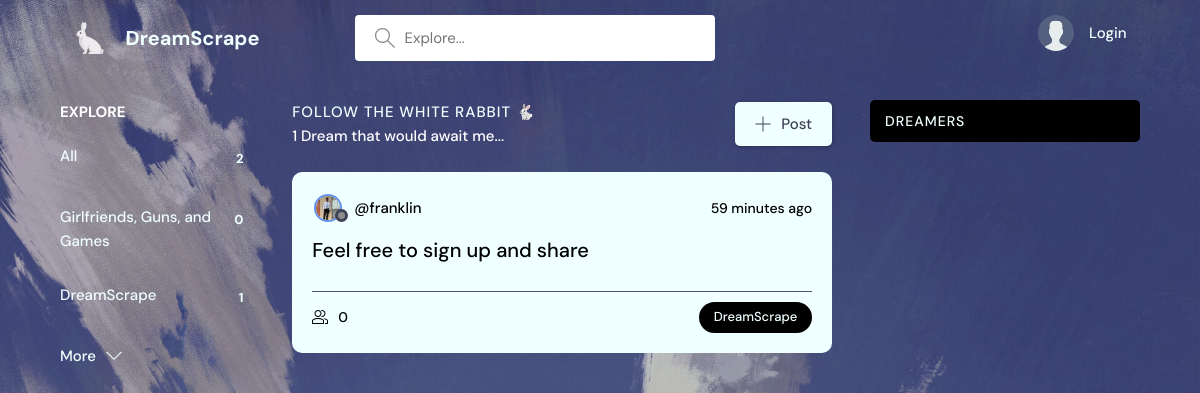
The page / on the database its author committed.
### dreams/models.py (models this page shows, shortened)
class Topic(models.Model):
    name = models.CharField(max_length = 200)

class Room(models.Model):
    host = models.ForeignKey(User, on_delete = models.SET_NULL, null = True)
    topic = models.ForeignKey(Topic, on_delete = models.SET_NULL, null = True)
    name = models.CharField(max_length = 200)
    description = models.TextField(null = True, blank = True)
    participants = models.ManyToManyField(User, related_name = 'partcipants', blank = True)
    updated = models.DateTimeField(auto_now = True)
    created = models.DateTimeField(auto_now_add = True)
    class Meta:
        ordering = ['-updated', '-created']

class User(AbstractUser):
        name = models.CharField(max_length = 200, null = True)
        email = models.EmailField(unique = True, null = True)
        bio = models.TextField(null = True)
        avatar = models.ImageField(null = True, default = "avatar.svg")
        USERNAME_FIELD = 'email'
        REQUIRED_FIELDS = []

### dreams/views.py (the view)
# urls.py: 2. Add a URL to urlpatterns:  path('', views.home, name='home')
def home(request):
    q = request.GET.get('q') if request.GET.get('q') != None else ''
    rooms = Room.objects.filter(
        Q(topic__name__icontains = q) |
        Q(name__icontains = q) |
        Q(description__icontains = q)
    )
    topics = Topic.objects.all()[:5]
    room_count = rooms.count()
    room_messages = Message.objects.filter(Q(room__name__icontains = q))
    context = {'rooms': rooms, 'topics': topics, 'room_count': room_count, 'room_messages': room_messages}
    return render(request, 'dreams/home.html', context)

### dreams/templates/dreams/home.html (shortened to what this page needs)
{% extends 'dreams/main.html' %}
{% load static %}
{% block content %}
    <main class="layout layout--3">
      <div class="container">
	{% include 'dreams/topics_component.html' %}
        <div class="roomList">
          <div class="roomList__header">
            <div>
              <h2>Follow the white rabbit 🐇</h2>
	      {% if room_count == 1 %}
	      <p style='color: white;'>{{ rooms.count }} Dream that would await me...</p>
	      {% else %}
	      <p style='color: white;'>{{ rooms.count }} Dreams that would await me...</p>
	      {% endif %}
            </div>
	    <a class="btn btn--main" href="{% url 'dreams:create-room' %}">
              <svg version="1.1" xmlns="http://www.w3.org/2000/svg" width="32" height="32" viewBox="0 0 32 32">
                <title>add</title>
                <path
                  d="M16.943 0.943h-1.885v14.115h-14.115v1.885h14.115v14.115h1.885v-14.115h14.115v-1.885h-14.115v-14.115z"
                ></path>
              </svg>
              Post
            </a>
          </div>
          {% include 'dreams/feed_component.html' %}
        </div>
        {% include 'dreams/activity_component.html' %}
      </div>
    </main>
{% endblock content %}

### dreams/templates/dreams/topics_component.html
<div class="topics">
	<div class="topics__header">
		<h2>Explore</h2>
	</div>
	<ul class="topics__list">
		<li>
			<a href="{% url 'dreams:home' %}" class="active">All <span>{{ topics.count }}</span></a>
		</li>
			{% for topic in topics %}
			<li>
			<a href="{% url 'dreams:home' %}?q={{ topic.name }}">{{ topic.name }}<span>{{ topic.room_set.all.count }}</span></a>
			</li>
		  {% endfor %}
	</ul>
	<a class="btn btn--link" href="{% url 'dreams:topics' %}">
		More
		<svg version="1.1" xmlns="http://www.w3.org/2000/svg" width="32" height="32" viewBox="0 0 32 32">
			<title>chevron-down</title>
			<path d="M16 21l-13-13h-3l16 16 16-16h-3l-13 13z"></path>
		</svg>
	</a>
</div>

### dreams/templates/dreams/feed_component.html
{% for room in rooms %}
			<div class="roomListRoom">
				<div class="roomListRoom__header">
					<a href="{% url 'dreams:user-profile' room.host.id %}" class="roomListRoom__author">
						<div class="avatar avatar--small">
							<img src="{{ room.host.avatar.url }}" />
						</div>
						<span>@{{ room.host.username }}</span>
					</a>
					<div class="roomListRoom__actions">
						<span>{{ room.created|timesince }} ago</span>
					</div>
				</div>
				<div class="roomListRoom__content">
					<a href="{% url 'dreams:room' room.id %}">{{ room.name }}</a>
				</div>
				<div class="roomListRoom__meta">
					<a href="{% url 'dreams:room' room.id%}" class="roomListRoom__joined">
						<svg version="1.1" xmlns="http://www.w3.org/2000/svg" width="32" height="32" viewBox="0 0 32 32">
							<title>{{ room.topic.name }}</title>
							<path
								d="M30.539 20.766c-2.69-1.547-5.75-2.427-8.92-2.662 0.649 0.291 1.303 0.575 1.918 0.928 0.715 0.412 1.288 1.005 1.71 1.694 1.507 0.419 2.956 1.003 4.298 1.774 0.281 0.162 0.456 0.487 0.456 0.85v4.65h-4v2h5c0.553 0 1-0.447 1-1v-5.65c0-1.077-0.56-2.067-1.461-2.584z"
							></path>
							<path
								d="M22.539 20.766c-6.295-3.619-14.783-3.619-21.078 0-0.901 0.519-1.461 1.508-1.461 2.584v5.65c0 0.553 0.447 1 1 1h22c0.553 0 1-0.447 1-1v-5.651c0-1.075-0.56-2.064-1.461-2.583zM22 28h-20v-4.65c0-0.362 0.175-0.688 0.457-0.85 5.691-3.271 13.394-3.271 19.086 0 0.282 0.162 0.457 0.487 0.457 0.849v4.651z"
							></path>
							<path
								d="M19.502 4.047c0.166-0.017 0.33-0.047 0.498-0.047 2.757 0 5 2.243 5 5s-2.243 5-5 5c-0.168 0-0.332-0.030-0.498-0.047-0.424 0.641-0.944 1.204-1.513 1.716 0.651 0.201 1.323 0.331 2.011 0.331 3.859 0 7-3.141 7-7s-3.141-7-7-7c-0.688 0-1.36 0.131-2.011 0.331 0.57 0.512 1.089 1.075 1.513 1.716z"
							></path>
							<path
								d="M12 16c3.859 0 7-3.141 7-7s-3.141-7-7-7c-3.859 0-7 3.141-7 7s3.141 7 7 7zM12 4c2.757 0 5 2.243 5 5s-2.243 5-5 5-5-2.243-5-5c0-2.757 2.243-5 5-5z"
							></path>
						</svg>
						{{ room.participants.all.count }}
					</a>
					<p class="roomListRoom__topic">{{ room.topic.name }}</p>
				</div>
			</div>
{% endfor %}

### rows shown on the page
Topic: name "Girlfriends, Guns, and Games", room_set.all.count "0"
Topic: name "DreamScrape", room_set.all.count "1"
Room: host.avatar (picture), host.username "franklin", created "59 minutes", name "Feel free to sign up and share", participants.all.count "0", topic.name "DreamScrape"

### other values the page prints
{{ topics.count }} "2"
{{ rooms.count }} "1"
